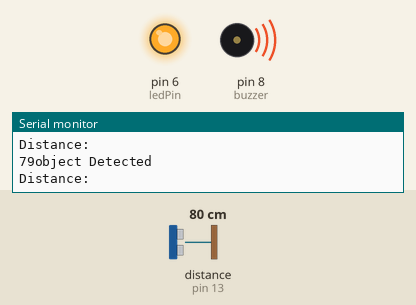
Bench run of a sketch on a simulated Arduino Uno, built with avr-gcc and run on an emulated ATmega328P. On the bench: output pins drawn as LEDs (lit = HIGH), buzzer (waves = sounding), the last lines printed to the serial monitor. Wiring (inferred from the names in the program): ultrasonic range finder: trigger pin 12; echo pin 13. The inputs (shaded band) are chosen by the test bench; at power-on: distance to the obstacle (sensor on pin 13) 80 cm. The echo pulse lasts 58.3 µs per cm; pins used as bus, display or sensor lines are not drawn.

Above: at 1.2 s.
1.3 s: distance to the obstacle (sensor on pin 13) set to 98 cm
4.3 s: distance to the obstacle (sensor on pin 13) set to 105 cm
At 5.0 s:
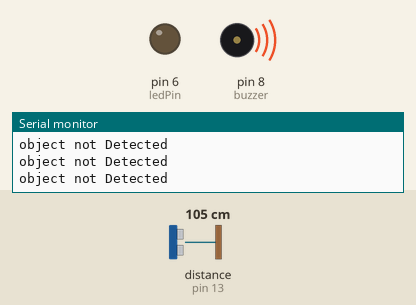
Timing chart, 0 to 7.3 s (numbered marks = the images above; inputs shaded):
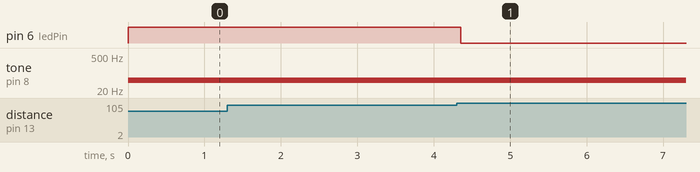

Measured:
- the behaviour switches between 100 and 101 cm on distance to the obstacle (sensor on pin 13) (found by bisection; images 0 and 1)
- after the input at 4.3 s, pin 6 (ledPin): HIGH → LOW after 0.05 s

The sketch:

Intruder-detection-alarm.ino
```cpp
//This is a code of a arduino project
//Here is an Intruder-detection/anti-theft alarm which is made using sonar sensor,led,buzzer.
//Problem: The buzzer doesn't turn off automatically even after the object is removed.(Though the led turns of as soon as the object is removed).

#define trigPin 12
#define echoPin 13

int buzzer = 8;
int ledPin = 6;
int duration, distance;


void setup() {
  // put your setup code here, to run once:
  Serial.begin(9600);
  pinMode(trigPin, OUTPUT);
  pinMode(echoPin, INPUT);
  pinMode(buzzer, OUTPUT);
  pinMode(ledPin, OUTPUT);
}
void loop() {
  // put your main code here, to run repeatedly:

  digitalWrite(trigPin, HIGH);
  delayMicroseconds(10);
  digitalWrite(trigPin, LOW);

  duration = pulseIn(echoPin, HIGH);
  distance = (duration / 2) / 29.1;
  //condition
  if (distance >= 100 || distance <= 0)
  {
    digitalWrite(buzzer, 0);
    Serial.println("object not Detected \n");

    digitalWrite(ledPin, LOW);

  }
  else
  {

    Serial.println("object Detected \n");
    Serial.println("Distance: ");
    Serial.print(distance);
    tone(buzzer, 50);
    digitalWrite(ledPin, HIGH);
  }
}
```
